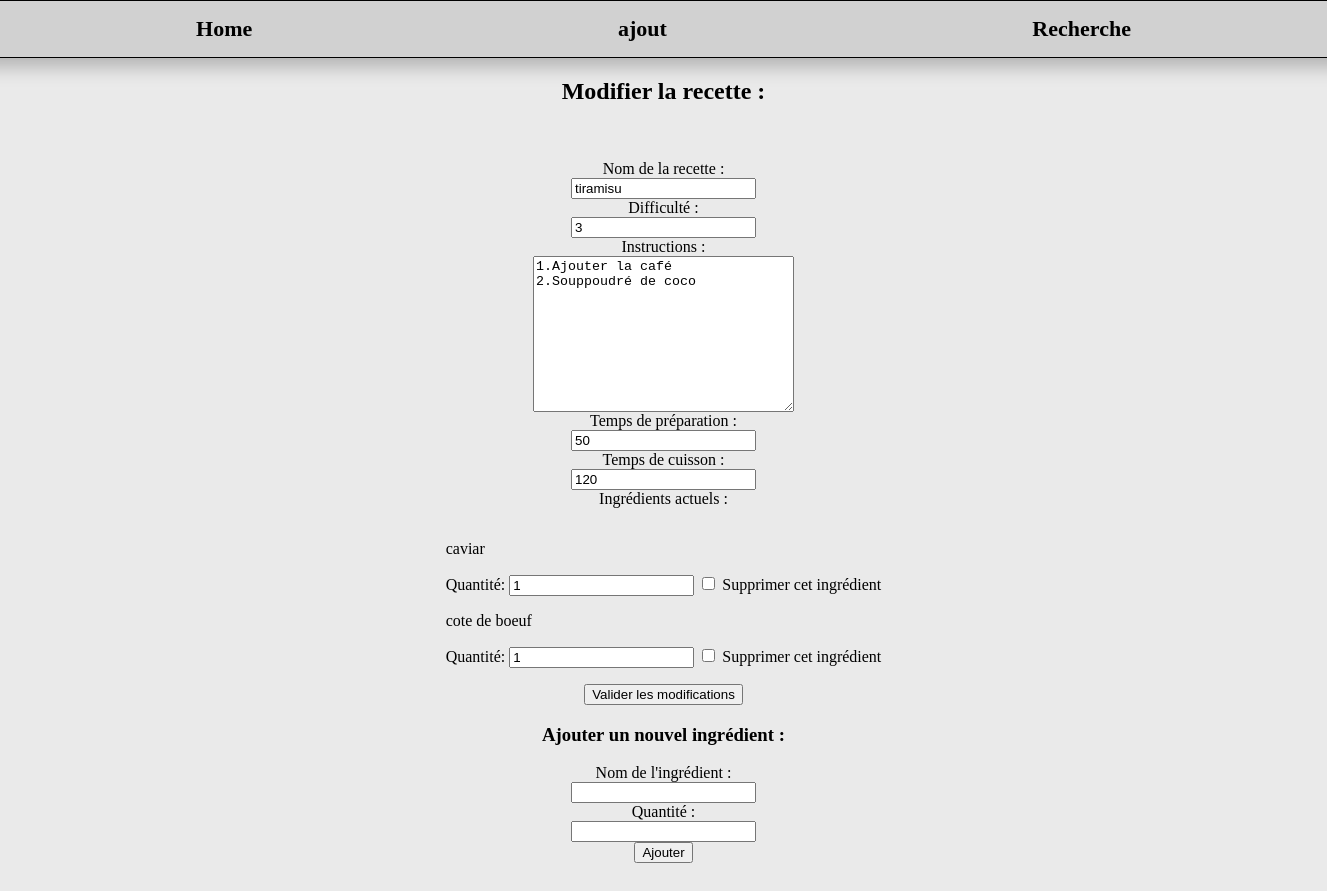
Screenshot of /src/component/updateRecette.php?id=58 with the database file from the repository.
### tables this page shows
CREATE TABLE `recettes` (
  `id` int(11) NOT NULL AUTO_INCREMENT,
  `nom_recette` varchar(255) NOT NULL,
  `instruction` text NOT NULL,
  `temps_preparation` int(11) NOT NULL,
  `temps_cuisson` int(11) NOT NULL,
  `difficulte` int(11) NOT NULL,
  `categories_id` int(11) NOT NULL,
  PRIMARY KEY (`id`)
);

CREATE TABLE `recette_ingredients` (
  `id` int(11) NOT NULL AUTO_INCREMENT,
  `recette_id` int(11) NOT NULL,
  `ingredient_id` int(11) NOT NULL,
  `Quantite` int(11) NOT NULL,
  PRIMARY KEY (`id`)
);

CREATE TABLE `ingredients` (
  `ingredient_id` int(11) NOT NULL AUTO_INCREMENT,
  `nom_ingredient` varchar(255) DEFAULT NULL,
  `unite_mesure` varchar(50) DEFAULT NULL,
  PRIMARY KEY (`ingredient_id`)
);

### src/recette/RecetteDAO.php (called while the page is built, shortened)
<?php
require_once 'Recette.php';
class RecetteDAO{
    private $pdo;
    public function __construct($pdo){
        $this->pdo = $pdo;
    }
    public function getRecetteById($id){
        $stmt = $this->pdo->prepare("SELECT * FROM recettes WHERE id = :id");
        $stmt->execute(['id' => $id]);
        $result = $stmt->fetch(PDO::FETCH_ASSOC);
        $ingredients = $this->getIngredientsRecette($id);
        $ingredientIds = [];
        foreach ($ingredients as $ingredient) {
            $ingredientIds[] = $ingredient['id'];
        }
        $recette = new Recette(
            $result['id'],
            $result['nom_recette'],
            $result['instruction'],
            $result['temps_preparation'],
            $result['temps_cuisson'],
            $result['difficulte'],
            $result['categories_id'],
            $ingredientIds
        );
        return $recette;
    }
    public function getIngredientsRecette($id)
    {
        $stmt = $this->pdo->prepare("SELECT * FROM recette_ingredients WHERE recette_id = :id");
        $stmt->execute(['id' => $id]);
        $result = $stmt->fetchAll(PDO::FETCH_ASSOC);
        $ingredients = [];
        foreach ($result as $row) {
            $ingredient = ['id' => $row['ingredient_id'], 'quantite' => $row['Quantite'], 'recette_id'=> $row['recette_id']];
            array_push($ingredients, $ingredient);
        }
        return $ingredients;
    }
}
?>

### src/recette/Recette.php (called while the page is built, shortened)
<?php
class Recette{
    private $id;
    private $nom_recette;
    private $instruction;
    private $temps_preparation;
    private $temps_cuisson;
    private $difficulte;
    public function __construct($id, $nom_recette, $instruction, $temps_preparation, $temps_cuisson, $difficulte, $categorie_id, $ingredients){
        $this->id = $id;
        $this->nom_recette = $nom_recette;
        $this->instruction = $instruction;
        $this->temps_preparation = $temps_preparation;
        $this->temps_cuisson = $temps_cuisson;
        $this->difficulte = $difficulte;
    }
    public function getId(){
        return $this->id;
    }
    public function getNomRecette(){
        return $this->nom_recette;
    }
    public function getInstruction(){
        return $this->instruction;
    }
    public function getTempsPreparation(){
        return $this->temps_preparation;
    }
    public function getTempsCuisson(){
        return $this->temps_cuisson;
    }
    public function getDifficulte(){
        return $this->difficulte;
    }
}
?>

### src/ingredient/IngredientDAO.php (called while the page is built, shortened)
<?php
require_once('Ingredient.php');
class IngredientDAO{
    private $db;
    public function __construct($db){
        $this->db = $db;
    }
    public function getIngredientsById($id){
        $sql = "SELECT * FROM ingredients WHERE ingredient_id = :id";
        $stmt = $this->db->prepare($sql);
        $stmt->bindParam(':id', $id);
        $stmt->execute();
        $result = $stmt->fetch(PDO::FETCH_ASSOC);
        $ingredient = new Ingredient($result['ingredient_id'], $result['nom_ingredient'], $result['unite_mesure']);
        return $ingredient;
    }
}
?>

### src/ingredient/Ingredient.php (called while the page is built, shortened)
<?php
class Ingredient{
    private $nom_ingredient;
    public function __construct($ingredient_id, $nom_ingredient, $unite_mesure){
        $this->nom_ingredient = $nom_ingredient;
    }
    public function getNomIngredient(){
        return $this->nom_ingredient;
    }
}
?>

### src/component/updateRecette.php (the view, shortened to what this page needs)
<?php
require_once '../recette/RecetteDAO.php';
require_once '../ingredient/IngredientDAO.php';
global $bdd;
$recetteDAO = new RecetteDAO($bdd);
$ingredientDAO = new IngredientDAO($bdd);
function getRecette($recetteDAO, $ingredientDAO)
{
    if (isset($_GET['id'])) {
        $id = $_GET['id'];
        $id = intval($id);
        $recette = $recetteDAO->getRecetteById($id);
        return $recette;
    }
}
function sanitizeInput($input)
{
    $input = trim($input);
    $input = stripslashes($input);
    $input = htmlspecialchars($input);
    return $input;
}
?>
<!DOCTYPE html>
<html lang="fr">
<head>
    <link rel="stylesheet" href="../../Css/index.css">
</head>
<body>
<header>
        <a href="../../index.php">Home</a>
        <a href="ajout.php">ajout</a>
        <a href="shearchBar.php">Recherche</a>
    </header>
    <?php
    $recette = getRecette($recetteDAO, $ingredientDAO);
    if (!empty($recette)) :
        $ingredients = $recetteDAO->getIngredientsRecette($recette->getId());
    ?>
        <h2>Modifier la recette :</h2>
        <div class="formulaire">
        <form action="updateRecette.php?id=<?php echo $recette->getId(); ?>" method="post">
        <div class="input-recette">
            <label for="nomRecette">Nom de la recette :</label>
            <input type="text" id="nomRecette" name="nomRecette" value="<?php echo sanitizeInput($recette->getNomRecette()); ?>" required>
            <label for="difficulte">Difficulté :</label>
            <input type="text" id="difficulte" name="difficulte" value="<?php echo sanitizeInput($recette->getDifficulte()); ?>" required>
            <label for="instructions">Instructions :</label>
            <textarea name="instructions" id="instructions" cols="30" rows="10" required><?php echo sanitizeInput($recette->getInstruction()); ?></textarea>
            <label for="tempsPreparation">Temps de préparation :</label>
            <input type="text" id="tempsPreparation" name="tempsPreparation" value="<?php echo sanitizeInput($recette->getTempsPreparation()); ?>" required>
            <label for="tempsCuisson">Temps de cuisson :</label>
            <input type="text" id="tempsCuisson" name="tempsCuisson" value="<?php echo sanitizeInput($recette->getTempsCuisson()); ?>" required>
            <label for="ingredientsActuels">Ingrédients actuels :</label>
            <ul>
                <?php foreach ($ingredients as $ingredient): ?>
                    <?php
                    $id = $ingredient['id'];
                    $id = intval($id);
                    $getIngredient = $ingredientDAO->getIngredientsById($id);
                    ?>
                    <li>
                        <p><?php echo $getIngredient->getNomIngredient(); ?></p>
                        <label for="quantite_<?php echo $id; ?>">Quantité:</label>
                        <input type="text" name="quantites[]" id="quantite_<?php echo $id; ?>" value="<?php echo isset($ingredient['quantite']) ? intval($ingredient['quantite']) : ''; ?>" required>
                        <input type="checkbox" name="delete_ingredients[<?php echo $id; ?>]" id="delete_ingredient_<?php echo $id; ?>" value="1">
                        <label for="delete_ingredient_<?php echo $id; ?>">Supprimer cet ingrédient</label>
                    </li>
                <?php endforeach; ?>
            </ul>
            <input type="submit" name="submit" value="Valider les modifications">
            </div>
        </form>
        <form action="updateRecette.php?id=<?php echo $recette->getId(); ?>" method="post">
        <div class="input-recette">
            <h3>Ajouter un nouvel ingrédient :</h3>
            <label for="nouvelIngredient">Nom de l'ingrédient :</label>
            <input type="text" id="nouvelIngredient" name="nouvelIngredient" required>
            <label for="quantiteNouvelIngredient">Quantité :</label>
            <input type="text" id="quantiteNouvelIngredient" name="quantiteNouvelIngredient" required>
            <input type="submit" name="ajouterIngredient" value="Ajouter">
            </div>
        </form>
        </div>
    <?php else : ?>
        <p>Aucune recette trouvée.</p>
    <?php endif; ?>
</body>
</html>

### Css/index.css (style rules this page uses)
body { margin: 0; padding: 0; display: flex; flex-direction: column; justify-content: center; align-items: center; overflow-x: hidden; background-color: #eaeaea; }
header { border: 1px solid black; height: 3.5em; width: 98%; display: flex; justify-content: space-around; align-items: center; padding: 0 8em; box-shadow: 2px 4px 18px 5px rgba(0, 0, 0, 0.242); background-color: rgba(0, 0, 0, 0.104); }
header a { text-decoration: none; color: rgb(0, 0, 0); font-size: 22px; font-weight: bold; transition: all 0.5s ease-in-out; }
ul { list-style-type: none; padding: 0; }
.formulaire { margin: 25px 0; padding: 10px; width: 90%; }
.input-recette { display: flex; flex-direction: column; align-items: center; }

### rows the page displays
recettes: nomRecette "tiramisu", difficulte "3", instructions "1.Ajouter la café 2.Souppoudré de coco", tempsPreparation "50", tempsCuisson "120"
recette_ingredients: ingredient.nom_ingredient "caviar", Quantite "1"
recette_ingredients: ingredient.nom_ingredient "cote de boeuf", Quantite "1"
